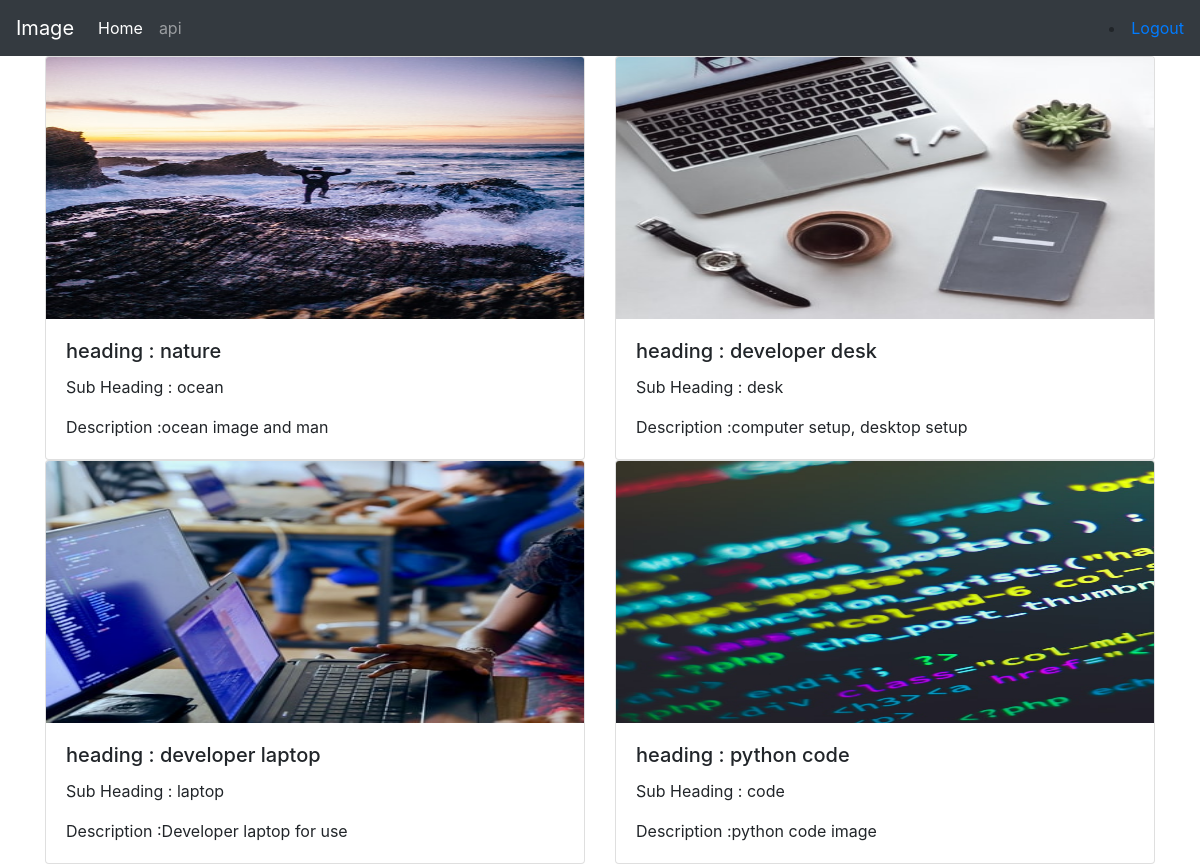
The app's page / (signed in) with its own data.
### app/models.py (models this page shows, shortened)
class ImageModel(models.Model):
    images = models.ImageField(upload_to="photos/%Y/%m/%d/")
    heading = models.CharField(max_length=30)
    sub_heading = models.CharField(max_length=30)
    description = models.CharField(max_length=30)

### app/views.py (the view)
# urls.py: path('', views.home, name='home'),
@login_required(login_url='login')
def home(request):
    item = ImageModel.objects.all()
    data = {
        'items':item
    }
    return render(request, 'app/home.html', data)

### app/templates/app/home.html (shortened to what this page needs)
{% extends 'base.html' %}
{% block 'page_body' %}
<div class="container">
    <div class="row">
        {% for item in items %}
            <div class="col-lg-6 col-md-6">
                <div class="card-deck">
                    <div class="card">
                        <img class="card-img-top" src="{{item.images.url}}" alt="{{item.book_title}}" style="min-height:262px; max-height:262px;">
                        <div class="card-body">
                            <h5 class="card-title">heading : {{item.heading}}</h5>
                            <p class="card-text">Sub Heading : {{item.sub_heading}}</p>
                            <p class="card-text">Description :{{item.description}}</p>
                        </div>
                    </div>
                </div>
            </div>
        {% endfor %}
    </div>
</div>
{% endblock 'page_body' %}

### app/templates/base.html (shortened to what this page needs)
{% load static %}
<!doctype html>
<html lang="en">
  <head>
    <link rel="stylesheet" href="https://cdn.jsdelivr.net/npm/bootstrap@4.1.3/dist/css/bootstrap.min.css">
    <link rel="stylesheet" href="{% static 'css.css' %}">
  </head>
  <body>
    {% if user.is_authenticated %}
    {% include 'app/nav.html' %}
    {% endif %}
    {% block 'page_body' %}{% endblock 'page_body' %}
  </body>
</html>

### app/templates/app/nav.html (shortened to what this page needs)
<nav class="navbar navbar-expand-lg navbar-dark bg-dark">
    <a class="navbar-brand" href="/">Image</a>
    <div class="collapse navbar-collapse" id="navbarTogglerDemo02">
      <ul class="navbar-nav mr-auto mt-2 mt-lg-0">
        <li class="nav-item active">
          <a class="nav-link" href="/">Home <span class="sr-only">(current)</span></a>
        </li>
        <li class="nav-item">
          <a class="nav-link" href="api/">api</a>
        </li>
      </ul>
      <li>
        <a href="javascript:{document.getElementById('logout').submit()}" class="sign-in">Logout</a>
      </li>
    </div>
  </nav>

### records on screen
ImageModel: images (picture), heading "nature", sub_heading "ocean", description "ocean image and man"
ImageModel: images (picture), heading "developer desk", sub_heading "desk", description "computer setup, desktop setup"
ImageModel: images (picture), heading "developer laptop", sub_heading "laptop", description "Developer laptop for use"
ImageModel: images (picture), heading "python code", sub_heading "code", description "python code image"
